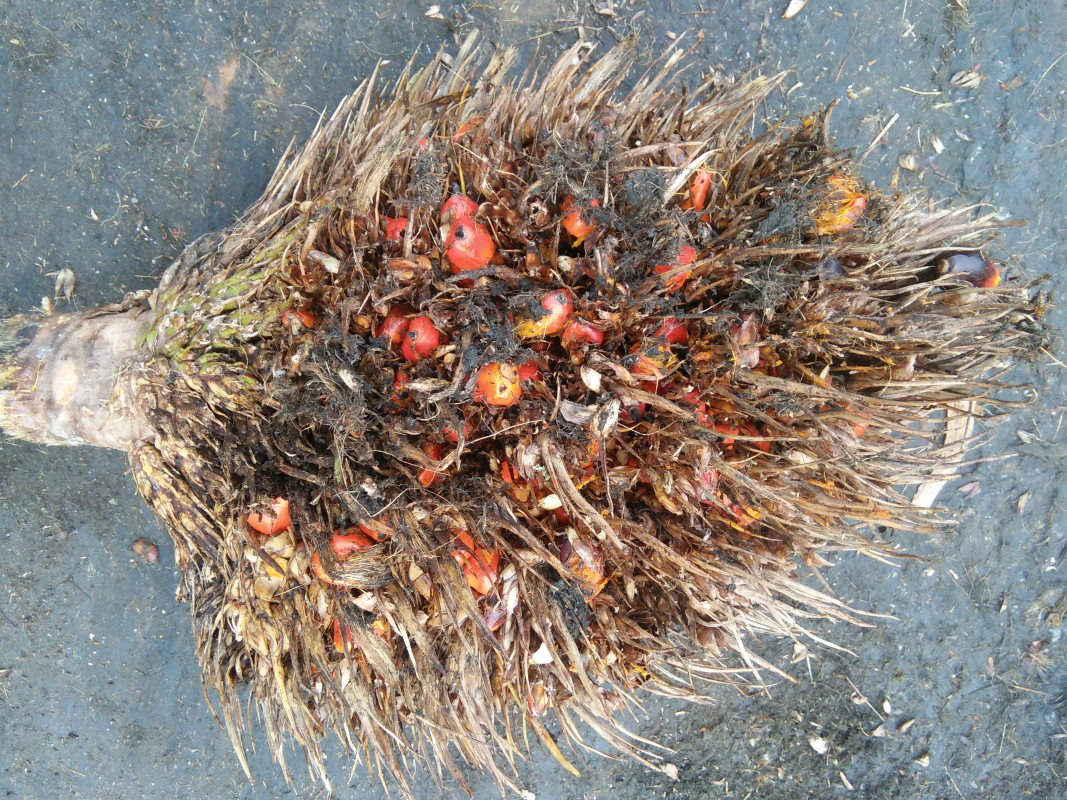
#> input picture data/demo_easy/overripe/TestOverripe(3).jpg, 3200 x 2400 px (shown at 1/3 size); its folder holds only this picture in this run
$ python evaluate_demo_boxes.py   (older library calls are emulated)
#> lines starting #> are read from the running program, lines starting #| are printed output that depends on the picture
### cv_pipeline.py
"""
cv_pipeline.py - RipeCheck computer vision pipeline.

Grades an oil palm fresh fruit bunch (FFB) from one RGB photo using classical
computer vision (OpenCV + NumPy). There is no trained model: grading is a short
set of rules over colour and texture features, with thresholds that can be
calibrated on labelled images (see calibrate.py).

Techniques used (AIT204 Assignment 2):
  1. Filtering                  bilateral filter (smooths noise, keeps edges)
  2. Contrast enhancement       CLAHE on the LAB lightness channel
  3. Colour space conversion    BGR -> HSV and LAB
  4. Segmentation               GrabCut from the user's box (or HSV colour
                                rules, or k-means in LAB), foliage removed by hue
  5. Morphological operations   opening, closing, largest connected component
  6. Edge detection             Canny, edge density inside the bunch
  7. Contour analysis           holes (empty sockets), solidity; colour and
                                texture features -> rule-based grade

Flow: resize -> crop to the user's box -> bilateral -> [gray-world, optional]
-> CLAHE -> HSV/LAB -> segmentation -> morphology -> features -> quality
checks -> rules -> grade (+ margin) .
"""
from __future__ import annotations

import json
import os
import time
from dataclasses import asdict, dataclass, field, fields
from typing import Optional

import cv2
import numpy as np

HERE = os.path.dirname(os.path.abspath(__file__))
CLASSES = ("unripe", "ripe", "overripe")
GRADE_NAMES = {0: "Unripe", 1: "Ripe", 2: "Overripe"}
SEG_MODES = ("grabcut", "hsv", "kmeans")
COLOUR_BGR = {                      # colours used by the colour map (and the web legend)
    "dark": (112, 44, 92), "orange": (40, 140, 255), "red": (50, 50, 200), "other": (176, 176, 176),
}


# --------------------------------------------------------------------------
# Settings
# --------------------------------------------------------------------------
@dataclass
class Params:
    """Image-processing settings. OpenCV HSV: H 0-179, S and V 0-255."""
    width: int = 640
    bilateral: bool = True
    bilateral_d: int = 7
    bilateral_sigma: float = 40.0
    clahe: bool = True
    clahe_clip: float = 2.0
    clahe_tile: int = 8
    clahe_colour: bool = False         # measure colour on the CLAHE image (default: before CLAHE)
    white_balance: bool = False        # gray-world; off by default (see README)
    glare_filter: bool = True
    gates: bool = True                 # quality checks before grading
    seg_mode: str = "grabcut"
    grabcut_iter: int = 4
    green_h: tuple = (33, 90)
    green_s_min: int = 40
    sat_min: int = 50                  # hsv mode: saturation of "fruit-like" pixels
    morph_k: int = 5
    canny_low: int = 60
    canny_high: int = 160
    # colour classes for pixels inside the bunch
    dark_v: int = 70                   # V below this = dark (black / violet fruit)
    orange_h: tuple = (7, 26)
    red_h_lo: int = 6                  # red = H <= this ...
    red_h_hi: int = 168                # ... or H >= this
    color_s_min: int = 90
    # pixels ignored when measuring colour
    shadow_v: int = 25
    glare_v: int = 235
    glare_s: int = 40
    # quality checks
    min_area_ratio: float = 0.10
    min_valid_ratio: float = 0.40
    blur_min: float = 15.0
    mean_v_min: float = 35.0
    mean_v_max: float = 240.0
    max_green_ratio: float = 0.30
    min_fruit_like: float = 0.30


@dataclass
class Thresholds:
    """Grading rules. Calibrate on labelled images; the defaults are placeholders."""
    t_dark: float = 0.40
    t_orange: float = 0.30
    t_over: float = 0.50
    w_red: float = 0.50
    w_hole: float = 0.25
    w_edge: float = 0.25
    s_red: float = 0.60
    s_hole: float = 0.04
    s_edge: float = 0.15
    margin_min: float = 0.10
    note: str = "demo defaults, not validated on real fruit"


def _from_dict(cls, d: dict):
    names = {f.name for f in fields(cls)}
    kw = {k: v for k, v in (d or {}).items() if k in names}
    for f in fields(cls):                     # JSON lists -> tuples
        if f.name in kw and isinstance(getattr(cls(), f.name), tuple):
            kw[f.name] = tuple(kw[f.name])
    return cls(**kw)


def params_from_dict(d: dict) -> Params:
    return _from_dict(Params, d)


def load_thresholds(path: Optional[str] = None) -> Thresholds:
#> called with path = 'thresholds.json'
    path = path or os.path.join(HERE, "thresholds.json")
    if os.path.exists(path):
        with open(path, encoding="utf-8") as fh:
#> (reads thresholds.json from the repository)
            return _from_dict(Thresholds, json.load(fh))
    return Thresholds()


# [5 lines left out: function save_thresholds, not called in this run]


# --------------------------------------------------------------------------
# Small helpers
# --------------------------------------------------------------------------
def resize_to_width(img: np.ndarray, width: int) -> np.ndarray:
    h, w = img.shape[:2]
    if w == width:
        return img
    s = width / w
    return cv2.resize(img, (width, max(1, round(h * s))),
                      interpolation=cv2.INTER_AREA if s < 1 else cv2.INTER_LINEAR)


def box_to_pixels(box, shape):
    h, w = shape[:2]
    x0, y0, x1, y1 = (float(v) for v in box)
    x0, x1 = sorted((min(max(x0, 0), 1), min(max(x1, 0), 1)))
    y0, y1 = sorted((min(max(y0, 0), 1), min(max(y1, 0), 1)))
    px = [round(x0 * w), round(y0 * h), round(x1 * w), round(y1 * h)]
    if px[2] - px[0] < 24 or px[3] - px[1] < 24:
        raise ValueError("The box is too small. Draw it around the whole bunch.")
    return tuple(px)


def odd(k: int, minimum: int = 3) -> int:
    k = max(minimum, int(k))
    return k if k % 2 else k + 1


# --------------------------------------------------------------------------
# Techniques 1-3: filtering, enhancement, colour spaces
# --------------------------------------------------------------------------
# [9 lines left out: function gray_world, not called in this run]


def clahe_lab(bgr: np.ndarray, clip: float, tile: int) -> np.ndarray:
    lab = cv2.cvtColor(bgr, cv2.COLOR_BGR2LAB)
    l_ch, a_ch, b_ch = cv2.split(lab)
    l_eq = cv2.createCLAHE(clipLimit=float(clip), tileGridSize=(int(tile), int(tile))).apply(l_ch)
    return cv2.cvtColor(cv2.merge((l_eq, a_ch, b_ch)), cv2.COLOR_LAB2BGR)


def preprocess(crop: np.ndarray, ref: np.ndarray, p: Params):
    """Returns (filtered, enhanced). Filtering first so CLAHE does not amplify noise."""
    filtered = cv2.bilateralFilter(crop, p.bilateral_d, p.bilateral_sigma, p.bilateral_sigma) if p.bilateral else crop.copy()
    if p.white_balance:
        filtered = gray_world(filtered, ref)
    enhanced = clahe_lab(filtered, p.clahe_clip, p.clahe_tile) if p.clahe else filtered.copy()
    return filtered, enhanced


def green_mask(hsv: np.ndarray, p: Params) -> np.ndarray:
    h, s, v = cv2.split(hsv)
    g = (h >= p.green_h[0]) & (h <= p.green_h[1]) & (s >= p.green_s_min) & (v >= 30)
    return g.astype(np.uint8) * 255


def colour_classes(hsv: np.ndarray, p: Params):
    """Boolean maps (dark, orange, red). Mutually exclusive, tested in that order."""
    h, s, v = cv2.split(hsv)
    dark = v < p.dark_v
    sat = (s >= p.color_s_min) & ~dark
    orange = sat & (h >= p.orange_h[0]) & (h <= p.orange_h[1])
    red = sat & ((h <= p.red_h_lo) | (h >= p.red_h_hi))
    return dark, orange, red


# --------------------------------------------------------------------------
# Technique 4-5: segmentation and morphology
# --------------------------------------------------------------------------
def segment_grabcut(img: np.ndarray, green: np.ndarray, p: Params) -> Optional[np.ndarray]:
    h, w = img.shape[:2]
    s = 320.0 / max(h, w) if max(h, w) > 320 else 1.0
    small = cv2.resize(img, (max(8, int(w * s)), max(8, int(h * s))), interpolation=cv2.INTER_AREA)
    sh, sw = small.shape[:2]
    m = max(2, int(0.04 * min(sh, sw)))
    mask = np.zeros((sh, sw), np.uint8)
    try:
        cv2.grabCut(small, mask, (m, m, sw - 2 * m, sh - 2 * m), np.zeros((1, 65)), np.zeros((1, 65)),
                    int(p.grabcut_iter), cv2.GC_INIT_WITH_RECT)
    except cv2.error:
        return None
    fg = ((mask == cv2.GC_FGD) | (mask == cv2.GC_PR_FGD)).astype(np.uint8) * 255
    fg = cv2.resize(fg, (w, h), interpolation=cv2.INTER_NEAREST)
    fg[green > 0] = 0
    return fg


# [24 lines left out: functions segment_hsv, segment_kmeans, not called in this run]


def largest_component(mask: np.ndarray) -> np.ndarray:
    n, lab, stats, _ = cv2.connectedComponentsWithStats((mask > 0).astype(np.uint8), connectivity=8)
    if n <= 1:
        return np.zeros_like(mask)
    i = 1 + int(np.argmax(stats[1:, cv2.CC_STAT_AREA]))
    return ((lab == i) * 255).astype(np.uint8)


def refine_mask(mask: np.ndarray, p: Params) -> np.ndarray:
    k = odd(p.morph_k)
    ker = cv2.getStructuringElement(cv2.MORPH_ELLIPSE, (k, k))
    m = cv2.morphologyEx(mask, cv2.MORPH_OPEN, ker)
    m = cv2.morphologyEx(m, cv2.MORPH_CLOSE, ker)
    return largest_component(m)


# --------------------------------------------------------------------------
# Techniques 6-7: edges, contours and features
# --------------------------------------------------------------------------
FEATURE_KEYS = ("dark_ratio", "orange_ratio", "red_ratio", "hole_ratio", "edge_density")


def _empty_features() -> dict:
    keys = ("area_ratio", "valid_ratio", "sharpness", "mean_v", "green_ratio", "fruit_like", "dark_ratio",
            "orange_ratio", "red_ratio", "other_ratio", "mean_a", "mean_b", "mean_s", "edge_density",
            "hole_ratio", "solidity")
    return {k: 0.0 for k in keys}


def extract_features(enhanced, crop_gray, mask, edges, green, p: Params) -> dict:
    f = _empty_features()
    area = cv2.countNonZero(mask)
    f["area_ratio"] = area / mask.size
    if area == 0:
        return f
    # outline: holes (empty sockets, gaps), solidity, filled region
    cnts, hier = cv2.findContours(mask, cv2.RETR_CCOMP, cv2.CHAIN_APPROX_SIMPLE)
    outer = holes = hull = 0.0
    filled = np.zeros_like(mask)
    for i, c in enumerate(cnts):
        a = cv2.contourArea(c)
        if hier[0][i][3] == -1:
            outer += a
            hull += cv2.contourArea(cv2.convexHull(c))
            cv2.drawContours(filled, [c], -1, 255, cv2.FILLED)
        elif a >= 6:
            holes += a
    f["hole_ratio"] = holes / max(outer, 1.0)
    f["solidity"] = outer / max(hull, 1.0)
    f["green_ratio"] = float(cv2.countNonZero(cv2.bitwise_and(green, filled))) / max(cv2.countNonZero(filled), 1)
    # colour statistics on pixels away from the outline, ignoring deep shadow and glare
    inner = cv2.erode(mask, np.ones((5, 5), np.uint8))
    sel = (inner if cv2.countNonZero(inner) else mask) > 0
    hsv = cv2.cvtColor(enhanced, cv2.COLOR_BGR2HSV)
    lab = cv2.cvtColor(enhanced, cv2.COLOR_BGR2LAB).astype(np.float32)
    h, s, v = cv2.split(hsv)
    valid = sel & (v >= p.shadow_v)
    if p.glare_filter:
        valid &= ~((v >= p.glare_v) & (s <= p.glare_s))
    n_sel, n_valid = int(sel.sum()), int(valid.sum())
    f["valid_ratio"] = n_valid / max(n_sel, 1)
    f["sharpness"] = float(cv2.Laplacian(crop_gray, cv2.CV_64F)[sel].var())
    f["edge_density"] = float((edges[sel] > 0).mean())
    if n_valid:
        dark, orange, red = (m[valid].mean() for m in colour_classes(hsv, p))
        f.update(dark_ratio=float(dark), orange_ratio=float(orange), red_ratio=float(red),
                 fruit_like=float(dark + orange + red), other_ratio=float(max(0.0, 1 - dark - orange - red)),
                 mean_a=float(lab[..., 1][valid].mean() - 128), mean_b=float(lab[..., 2][valid].mean() - 128),
                 mean_s=float(s[valid].mean()), mean_v=float(v[valid].mean()))
    return f


def quality_gates(f: dict, p: Params) -> list:
    def g(name, label, value, limit, ok, fix):
        return {"name": name, "label": label, "value": round(float(value), 4), "limit": limit, "ok": bool(ok), "fix": fix}
    return [
        g("area", "Bunch fills enough of the box", f["area_ratio"], f">= {p.min_area_ratio:.0%}",
          f["area_ratio"] >= p.min_area_ratio, "Drag the box closer around the bunch."),
        g("valid", "Enough evenly lit pixels", f["valid_ratio"], f">= {p.min_valid_ratio:.0%}",
          f["valid_ratio"] >= p.min_valid_ratio, "Avoid deep shadow and glare. Shoot in even light."),
        g("sharp", "Photo is sharp", f["sharpness"], f">= {p.blur_min:g}",
          f["sharpness"] >= p.blur_min, "Hold the phone steady and tap the bunch to focus."),
        g("light", "Exposure is workable", f["mean_v"], f"{p.mean_v_min:g} to {p.mean_v_max:g}",
          p.mean_v_min <= f["mean_v"] <= p.mean_v_max, "The photo is too dark or too bright. Retake it."),
        g("green", "Little foliage inside the outline", f["green_ratio"], f"<= {p.max_green_ratio:.0%}",
          f["green_ratio"] <= p.max_green_ratio, "Leaves are inside the outline. Draw the box tighter."),
        g("fruit", "Colours look like palm fruit", f["fruit_like"], f">= {p.min_fruit_like:.0%}",
          f["fruit_like"] >= p.min_fruit_like, "Check that the box is on a fruit bunch."),
    ]


# --------------------------------------------------------------------------
# Grading rules
# --------------------------------------------------------------------------
def over_score(red, hole, edge, t: Thresholds):
    """0-1 score of over-ripe cues: deep red fruit, gaps (empty sockets), rough surface."""
    ws = (t.w_red + t.w_hole + t.w_edge) or 1.0
    return (t.w_red * np.clip(np.asarray(red, float) / t.s_red, 0, 1)
            + t.w_hole * np.clip(np.asarray(hole, float) / t.s_hole, 0, 1)
            + t.w_edge * np.clip(np.asarray(edge, float) / t.s_edge, 0, 1)) / ws


def grade_arrays(dark, orange, red, hole, edge, t: Thresholds):
    """Vectorised rules. Returns (code, margin, over): code 0/1/2 or -1 when no rule fires."""
    dark, orange = np.asarray(dark, float), np.asarray(orange, float)
    over = over_score(red, hole, edge, t)
    e = 1e-6
    is_un = dark >= t.t_dark
    is_ov = ~is_un & (over >= t.t_over)
    is_rp = ~is_un & ~is_ov & (orange >= t.t_orange)
    code = np.full(dark.shape, -1)
    code[is_un], code[is_rp], code[is_ov] = 0, 1, 2
    not_dark = (t.t_dark - dark) / max(t.t_dark, e)
    m_un = (dark - t.t_dark) / max(t.t_dark, e)
    m_ov = np.minimum((over - t.t_over) / max(t.t_over, e), not_dark)
    m_rp = np.minimum.reduce([(orange - t.t_orange) / max(t.t_orange, e), (t.t_over - over) / max(t.t_over, e), not_dark])
    margin = np.where(is_un, m_un, np.where(is_ov, m_ov, np.where(is_rp, m_rp, 0.0)))
    return code, margin, over


ADVICE = {
    "Unripe": "Leave this bunch for now. Harvesting too early gives less oil.",
    "Ripe": "Ready to harvest.",
    "Overripe": "Harvest soon. Waiting longer lowers fruit quality.",
    "Uncertain": "The colours sit close to a boundary. Add another view of the bunch, or check it by eye.",
    "Not gradable": "This photo cannot be graded. Use the fixes listed under photo checks.",
}


def decide(f: dict, t: Thresholds, gates_ok: bool = True) -> dict:
    code, margin, over = grade_arrays(f["dark_ratio"], f["orange_ratio"], f["red_ratio"], f["hole_ratio"],
                                      f["edge_density"], t)
    code, margin, over = int(np.atleast_1d(code)[0]), float(np.atleast_1d(margin)[0]), float(np.atleast_1d(over)[0])
    leaning = GRADE_NAMES.get(code)
    if not gates_ok:
        grade, leaning = "Not gradable", None
    elif code < 0 or margin < t.margin_min:
        grade = "Uncertain"
    else:
        grade = GRADE_NAMES[code]
    return {"grade": grade, "leaning": leaning, "code": code, "margin": margin, "over": over}


def explain_rules(f: dict, t: Thresholds, d: dict) -> list:
    return [
        {"id": "unripe", "label": "Dark share", "value": f["dark_ratio"], "threshold": t.t_dark,
         "met": f["dark_ratio"] >= t.t_dark, "fired": d["code"] == 0,
         "note": "Unripe fruit is dark violet or black."},
        {"id": "overripe", "label": "Over-ripe score", "value": d["over"], "threshold": t.t_over,
         "met": d["over"] >= t.t_over, "fired": d["code"] == 2,
         "note": f"From deep red {f['red_ratio']:.0%}, gaps {f['hole_ratio']:.1%} and rough surface {f['edge_density']:.0%}."},
        {"id": "ripe", "label": "Orange share", "value": f["orange_ratio"], "threshold": t.t_orange,
         "met": f["orange_ratio"] >= t.t_orange, "fired": d["code"] == 1,
         "note": "Ripe fruit turns orange. Checked only if the two rules above are not met."},
    ]


# --------------------------------------------------------------------------
# Main entry point
# --------------------------------------------------------------------------
@dataclass
class Analysis:
    grade: str
    leaning: Optional[str]
    code: int
    margin: float
    over: float
    advice: str
    features: dict
    composition: dict
    gates: list
    rules: list
    thresholds: dict
    seg_mode: str
    ms: float
    gates_ok: bool = True
    images: dict = field(default_factory=dict)

    # [26 lines left out: functions to_json, colour_map, outline_overlay, not called in this run]


def analyse(img_bgr, box=(0, 0, 1, 1), params: Optional[Params] = None, thr: Optional[Thresholds] = None,
            want_images: bool = True) -> Analysis:
    t0 = time.perf_counter()
    p, t = params or Params(), thr or load_thresholds()
    if img_bgr is None or img_bgr.ndim != 3:
        raise ValueError("The image could not be read as a colour photo.")
    img = resize_to_width(img_bgr, p.width)
    x0, y0, x1, y1 = box_to_pixels(box, img.shape)
    crop = img[y0:y1, x0:x1].copy()

    filtered, enhanced = preprocess(crop, img, p)
    # CLAHE equalises each tile, so it changes absolute brightness. Colour is measured on the
    # filtered image by default; CLAHE is used for edges (and for colour only if clahe_colour).
    colour_img = enhanced if p.clahe_colour else filtered
    hsv = cv2.cvtColor(colour_img, cv2.COLOR_BGR2HSV)
    green = green_mask(hsv, p)
    cv2.setRNGSeed(12345)                              # GrabCut and k-means use OpenCV's RNG: keep runs repeatable

    raw = None
    if p.seg_mode == "grabcut":
        raw = segment_grabcut(filtered, green, p)
    if raw is None and p.seg_mode == "kmeans":
        raw = segment_kmeans(colour_img, green, p)
    if raw is None:                                   # "hsv", or fallback when GrabCut fails
        raw = segment_hsv(hsv, green, p)
    mask = refine_mask(raw, p)

    gray_enh = cv2.cvtColor(enhanced, cv2.COLOR_BGR2GRAY)
    edges = cv2.Canny(gray_enh, p.canny_low, max(p.canny_high, p.canny_low + 1))
    f = extract_features(colour_img, cv2.cvtColor(crop, cv2.COLOR_BGR2GRAY), mask, edges, green, p)
    gates = quality_gates(f, p) if p.gates else []
    gates_ok = all(g["ok"] for g in gates)
    d = decide(f, t, gates_ok)
    comp = {k: f[k + "_ratio"] for k in ("dark", "orange", "red", "other")}

    res = Analysis(grade=d["grade"], leaning=d["leaning"] if d["grade"] == "Uncertain" else None, code=d["code"],
                   margin=d["margin"], over=d["over"], advice=ADVICE[d["grade"]], features=f, composition=comp,
                   gates=gates, rules=explain_rules(f, t, d), thresholds=asdict(t), seg_mode=p.seg_mode,
                   ms=0.0, gates_ok=gates_ok)
    if want_images:
        res.images = {
            "crop": crop, "filtered": filtered, "enhanced": enhanced, "mask": mask, "edges": edges,
            "overlay": outline_overlay(crop, mask), "colormap": colour_map(crop, colour_img, mask, p),
        }
    res.ms = round((time.perf_counter() - t0) * 1000, 1)
    return res


# --------------------------------------------------------------------------
# Several photos of one bunch
# --------------------------------------------------------------------------
# [16 lines left out: function fuse_views, not called in this run]

### evaluate_demo_boxes.py
"""Compare whole-image and manually boxed grading on the fixed demonstration set."""

import json
from pathlib import Path

import cv2

from cv_pipeline import Params, analyse, load_thresholds
from evaluate import print_report
from metrics import summarise


# Normalised x0, y0, x1, y1 coordinates drawn around the visible bunch.
BOXES = {
    "TestOverripe(3)": (0.00, 0.01, 0.98, 0.99),
    "TestOverripe(5)": (0.00, 0.05, 0.92, 0.96),
    "TestOverripe(7)": (0.15, 0.01, 0.82, 0.99),
    "TestOverripe(8)": (0.21, 0.17, 0.64, 0.87),
    "TestRipe(13)": (0.14, 0.10, 0.81, 0.87),
    "TestRipe(20)": (0.28, 0.05, 0.81, 0.88),
    "TestRipe(23)": (0.21, 0.06, 0.81, 0.85),
    "TestRipe(26)": (0.21, 0.04, 0.72, 0.87),
    "TestUnripe(13)": (0.08, 0.21, 0.94, 0.99),
    "TestUnripe(17)": (0.18, 0.00, 0.96, 1.00),
    "TestUnripe(24)": (0.22, 0.13, 0.90, 0.77),
    "TestUnripe(30)": (0.10, 0.07, 0.79, 0.86),
}


def main():
    root = Path(__file__).resolve().parent
    thresholds = load_thresholds(str(root / "thresholds.json"))
    sample = root / "data" / "demo_easy"
    rows = []
    for path in sorted(p for p in sample.glob("*/*") if p.stem in BOXES):
        photo = cv2.imread(str(path))
#> photo is the input picture: shape (2400, 3200, 3); mean B, G, R 125.7, 133.4, 141.9
        if photo is None:
            raise ValueError(f"Cannot read {path}")
        box = BOXES[path.stem]
        grades = {}
        for name, region in (("whole", (0, 0, 1, 1)), ("boxed", box)):
            result = analyse(photo, region, Params(), thresholds, want_images=False)
            grades[name] = result.grade.lower()
#> this loop made 2 passes
#> pass 1, in analyse, `img = resize_to_width(img_bgr, p.width)`:
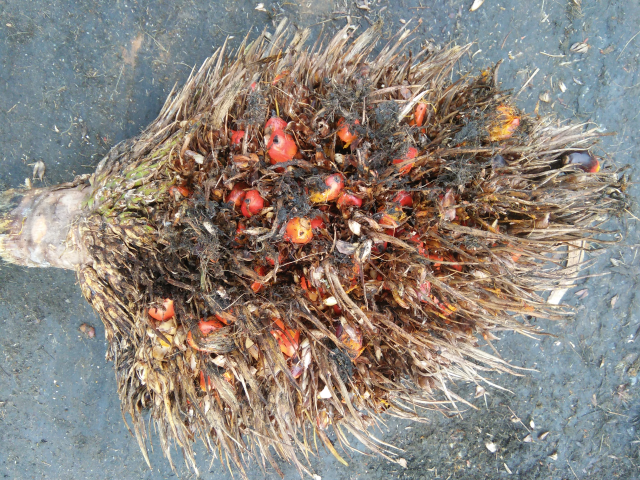
#> img: shape (480, 640, 3); mean B, G, R 125.7, 133.4, 141.9
#> pass 1, in clahe_lab, `l_ch, a_ch, b_ch = cv2.split(lab)`:
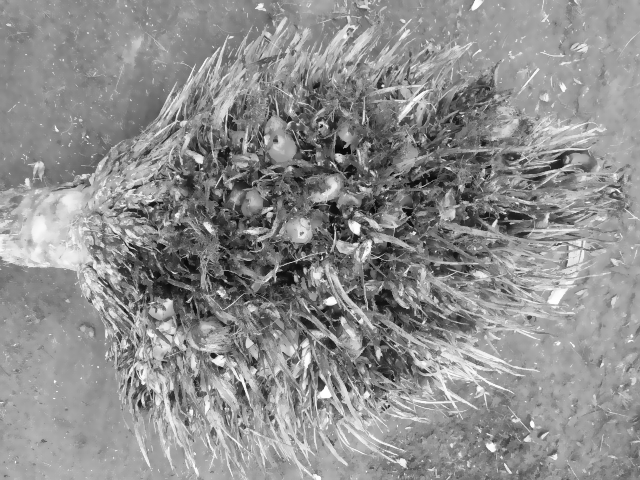
#> l_ch: shape (480, 640); min 10, max 255, mean 142.9
#> after the loop, grades = {'whole': 'overripe', 'boxed': 'overripe'}
        rows.append({"file": path.relative_to(sample).as_posix(),
                     "label": path.parent.name, "box": box, **grades})
    if len(rows) != len(BOXES):
#> (the run stopped early here; a loop or call above may not have finished)
